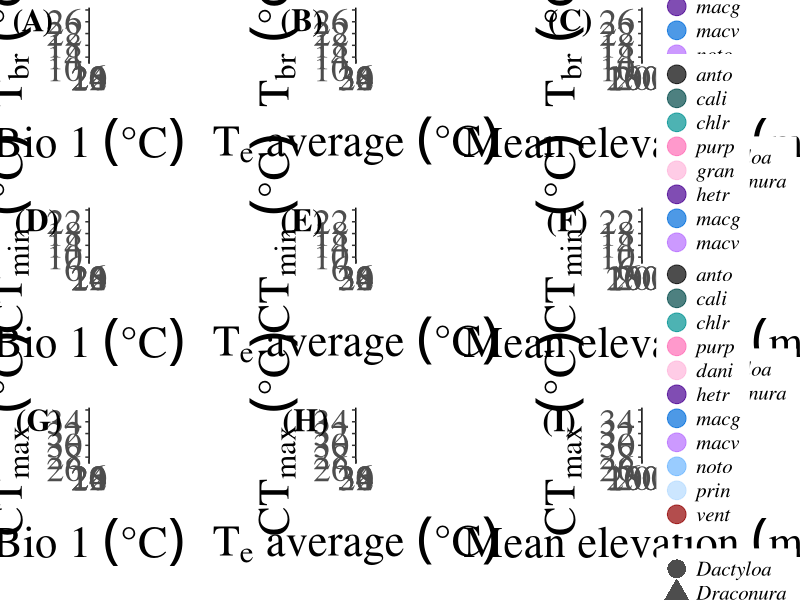

Generate this figure with R:
library(ggplot2)
library(plyr)
library(grid)
library(gridExtra)
library(cowplot)
library(ggrepel)


##########################################################################
######                                                              ######
######         Box plot for CTmax, CTmin and Bio                    ######
######         vs Elevation, Bio 1 and Te average                   ######
######         uses "New_PGLS_CTmax_Sept24.csv"                     ######
######         uses "New_PGLS_CTmin_Sept24.csv"                     ######
######         uses "New_PGLS_Tb_Sept24.csv"                        ######
######                                                              ######
##########################################################################

setwd("C:/Users/jhanc/Box/Investigacion/Investigaciones/Side projects/Anolis/CT/Last_analysis/NewTree")



###############
####       ####
#### CTmax ####
####       ####
###############
data <- read.csv("New_PGLS_CTmax_Sept24.csv", header=1)
attach(data)
head(data)

## CTmax vs Bio 1
bio1_ctmax <- ggplot(data, aes(x = bio1, y = ctmax, shape = clade)) +
  geom_point(aes(color = Sp), size = 6, alpha = 0.7) +
  geom_abline(intercept = 17.870792, slope = 0.612534, linewidth=1.5, linetype="dashed") + # pgls.SEy regression result
  geom_abline(intercept = 14.214171 , slope = 0.743273, linewidth=1.5, color = "#d8572a") + #Draconura
  geom_abline(intercept = 19.974116, slope = 0.520007, linewidth=1.5, color = "#004e98") + #Dactyloa
  
  scale_x_continuous(breaks = seq(16, 24, 2), limit = c(16, 24)) +
  scale_y_continuous(breaks = seq(26, 34, 2), limit = c(26, 34)) +
  
  theme_classic() +
  
  guides(col = guide_legend(nrow = 4, override.aes = list(size = 5)))+
  
  scale_color_manual(values=c("black", "#004949","#009292", "#ff6db6",
                              "#ffb6db","#490092", "#006ddb","#b66dff", 
                              "#6db6ff","#b6dbff", "#920000", "#924900",
                              "#24ff24","#ffff6d"),
                     breaks = c("antonii", "calimae", "chloris","chocorum", "danieli",
                                "heterodermus", "maculigula", "maculiventris",
                                "notopholis", "princeps", "ventrimaculatus"),
                     labels = c("anto", "calim", "chlr","purp", "dani",
                                "hetr", "macg", "macv",
                                "noto", "prin", "vent")) +

  theme(legend.position = "none",
        plot.margin = margin(0, 5, 1, 0.1, "cm"))+
  
  guides(color=guide_legend(ncol =2)) +
  
  xlab(expression(Bio~1~("°"*C))) +
  ylab(expression(CT[max]~("°"*C))) +
  
  theme(axis.text.x = element_text(family="serif", size = 26, lineheight = 0.9, vjust = 1)) +
  theme(axis.text.y = element_text(family="serif",size = 26, lineheight = 0.9, vjust = 1)) +
  theme(axis.title.y = element_text(family="serif",vjust=1.2, size=32)) +
  theme(axis.title.x = element_text(family="serif",vjust=-0.5, size=32))



## CTmax vs Elevation
ele_ctmax <- ggplot(data, aes(x = mid.ele, y = ctmax, shape = clade)) +
  geom_point(aes(color = Sp), size = 6, alpha = 0.7) +
  geom_abline(intercept = 33.71600, slope = -0.00275, linewidth=1.5, linetype="dashed") + #pgls.SEy regression results
  geom_abline(intercept = 34.21586, slope = -0.00422, linewidth=1.5, color = "#d8572a") + #Draconura
  geom_abline(intercept = 33.73064, slope = -0.00239, linewidth=1.5, color = "#004e98") + #Dactyloa

  scale_x_continuous(breaks = seq(200, 2600, 800), limit = c(200, 2600)) +
  scale_y_continuous(breaks = seq(26, 34, 2), limit = c(26, 34)) +
  
  theme_classic() +
  
  guides(col = guide_legend(nrow = 4, override.aes = list(size = 5)))+
  
  scale_color_manual(values=c("black", "#004949","#009292", "#ff6db6",
                              "#ffb6db","#490092", "#006ddb","#b66dff", 
                              "#6db6ff","#b6dbff", "#920000", "#924900",
                              "#24ff24","#ffff6d"),
                     breaks = c("antonii", "calimae", "chloris","chocorum", "danieli",
                                "heterodermus", "maculigula", "maculiventris",
                                "notopholis", "princeps", "ventrimaculatus"),
                     labels = c("anto", "cali", "chlr","purp", "dani",
                                "hetr", "macg", "macv",
                                "noto", "prin", "vent")) +
  
  theme(legend.key = element_rect(colour = "white"), 
        legend.background = element_rect(colour = "white"),
        legend.text=element_text(family="serif", size=15, face="italic"),
        legend.title=element_blank()) +
  
  guides(color=guide_legend(ncol =1)) +
  
  xlab(expression(Mean~elevation~(m))) +
  ylab(expression(CT[max]~("°"*C))) +

  theme(axis.text.x = element_text(family="serif", size = 26, lineheight = 0.9, vjust = 1)) +
  theme(axis.text.y = element_text(family="serif",size = 26, lineheight = 0.9, vjust = 1)) +
  theme(axis.title.y = element_text(family="serif",vjust=1.2, size=32)) +
  theme(axis.title.x = element_text(family="serif",vjust=-0.5, size=32))



# CTmax vs Te average
te_ctmax <- ggplot(data, aes(x = Te_ave, y = ctmax, shape = clade)) +
  geom_point(aes(color = Sp), size = 6, alpha = 0.7) +
  geom_abline(intercept = 7.538916, slope = 0.716098, linewidth=1.5, linetype="dashed") + #pgls.SEy regression results
  geom_abline(intercept = 3.543057 , slope = 0.819291, linewidth=1.5, color = "#d8572a") + #Draconura
  geom_abline(intercept = 10.359650, slope = 0.633801, linewidth=1.5, color = "#004e98") + #Dactyloa
  
  scale_x_continuous(breaks = seq(28, 36, 2), limit = c(28, 36)) +
  scale_y_continuous(breaks = seq(26, 34, 2), limit = c(26, 34)) +
  theme_classic() +
  guides(col = guide_legend(nrow = 4, override.aes = list(size = 5)))+
  
  scale_color_manual(values=c("black", "#004949","#009292", "#ff6db6",
                              "#ffb6db","#490092", "#006ddb","#b66dff", 
                              "#6db6ff","#b6dbff", "#920000", "#924900",
                              "#24ff24","#ffff6d"),
                     breaks = c("antonii", "calimae", "chloris","chocorum", "danieli",
                                "heterodermus", "maculigula", "maculiventris",
                                "notopholis", "princeps", "ventrimaculatus"),
                     labels = c("anto", "cali", "chlr","purp", "dani",
                                "hetr", "macg", "macv",
                                "noto", "prin", "vent")) +

  theme(legend.position = "none",
        plot.margin = margin(0, 5, 1, 0.1, "cm"))+
  
  guides(color=guide_legend(ncol =2)) +
  
  xlab(expression(T[e]~average~("°"*C))) +
  ylab(expression(CT[max]~("°"*C))) +
  
  theme(axis.text.x = element_text(family="serif", size = 26, lineheight = 0.9, vjust = 1)) +
  theme(axis.text.y = element_text(family="serif",size = 26, lineheight = 0.9, vjust = 1)) +
  theme(axis.title.y = element_text(family="serif",vjust=1.2, size=32)) +
  theme(axis.title.x = element_text(family="serif",vjust=-0.5, size=32))




###############
####       ####
#### CTmin ####
####       ####
###############
data2 = read.csv(file="New_PGLS_CTmin_Sept24.csv", header=TRUE)
attach(data2)
head(data2)

# CTmin vs Bio 1
bio1_ctmin <- ggplot(data2, aes(x = bio1, y = ctmin, shape = clade)) +
  geom_point(aes(color = Sp),  size = 6, alpha = 0.7) +
  geom_abline(intercept = 2.5443051, slope = 0.5664828, linewidth=1.5, linetype="dashed") + #pgls.SEy regression results
  geom_abline(intercept = 5.961357, slope = 0.409415, linewidth=1.5, color = "#d8572a") + #Draconura
  geom_abline(intercept = -2.8124277, slope = 0.8464473, linewidth=1.5, color = "#004e98") + #Dactyloa
  
  scale_x_continuous(breaks = seq(16, 24, 2), limit = c(16, 24)) +
  scale_y_continuous(breaks = seq(6, 22, 4), limit = c(6, 22)) +
  theme_classic() +
  
  guides(col = guide_legend(nrow = 4, override.aes = list(size = 5)))+
  
  scale_color_manual(values=c("black", "#004949","#009292", "#ff6db6",
                              "#ffb6db","#490092", "#006ddb","#b66dff", 
                              "#6db6ff","#b6dbff", "#920000", "#924900",
                              "#24ff24","#ffff6d"),
                     breaks = c("antonii", "calimae", "chloris","chocorum", "granuliceps",
                                "heterodermus", "maculigula", "maculiventris",
                                "notopholis", "princeps", "ventrimaculatus"),
                     labels = c("anto", "cali", "chlr","purp", "gran",
                                "hetr", "macg", "macv",
                                "noto", "prin", "vent")) +
  
  theme(legend.position = "none",
        plot.margin = margin(0, 5, 1, 0.1, "cm"))+
  
  guides(color=guide_legend(ncol =2)) +
  
  xlab(expression(Bio~1~("°"*C))) +
  ylab(expression(CT[min]~("°"*C))) +
  
  theme(axis.text.x = element_text(family="serif", size = 26, lineheight = 0.9, vjust = 1)) +
  theme(axis.text.y = element_text(family="serif",size = 26, lineheight = 0.9, vjust = 1)) +
  theme(axis.title.y = element_text(family="serif",vjust=1.2, size=32)) +
  theme(axis.title.x = element_text(family="serif",vjust=-0.5, size=32))


# CTmin vs Elevation
ele_ctmin <- ggplot(data2, aes(x = mid.ele, y = ctmin, shape = clade)) +
  geom_point(aes(color = Sp),  size = 6, alpha = 0.7) +
  geom_abline(intercept = 16.940582, slope = -0.002407, linewidth=1.5, linetype="dashed") + #pgls.SEy regression results
  geom_abline(intercept = 16.183112, slope = -0.001695, linewidth=1.5, color = "#d8572a") + #Draconura
  geom_abline(intercept = 18.892566, slope =  -0.003549, linewidth=1.5, color = "#004e98") + #Dactyloa
  
  scale_x_continuous(breaks = seq(200, 2600, 800), limit = c(200, 2600)) +
  scale_y_continuous(breaks = seq(6, 22, 4), limit = c(6, 22)) +
  theme_classic() +
  
  guides(col = guide_legend(nrow = 4, override.aes = list(size = 5)))+
  
  scale_color_manual(values=c("black", "#004949","#009292", "#ff6db6",
                              "#ffb6db","#490092", "#006ddb","#b66dff", 
                              "#6db6ff","#b6dbff", "#920000", "#924900",
                              "#24ff24","#ffff6d"),
                     breaks = c("antonii", "calimae", "chloris","chocorum", "granuliceps",
                                "heterodermus", "maculigula", "maculiventris",
                                "notopholis", "princeps", "ventrimaculatus"),
                     labels = c("anto", "cali", "chlr","purp", "gran",
                                "hetr", "macg", "macv",
                                "noto", "prin", "vent")) +
  
  theme(legend.key = element_rect(colour = "white"), 
        legend.background = element_rect(colour = "white"),
        legend.text=element_text(family="serif", size=15, face="italic"),
        legend.title=element_blank()) +
  
  guides(color=guide_legend(ncol =1)) +
  
  xlab(expression(Mean~elevation~(m))) +
  ylab(expression(CT[min]~("°"*C))) +
  
  theme(axis.text.x = element_text(family="serif", size = 26, lineheight = 0.9, vjust = 1)) +
  theme(axis.text.y = element_text(family="serif",size = 26, lineheight = 0.9, vjust = 1)) +
  theme(axis.title.y = element_text(family="serif",vjust=1.2, size=32)) +
  theme(axis.title.x = element_text(family="serif",vjust=-0.5, size=32))


# CTmin vs Te average
te_ctmin <- ggplot(data2, aes(x = Te_ave, y = ctmin, shape = clade)) +
  geom_point(aes(color = Sp), size = 6, alpha = 0.7) +
  geom_abline(intercept = -6.083262, slope = 0.638362, linewidth=1.5, linetype="dashed") + #pgls.SEy regression results
  geom_abline(intercept = 0.0401898, slope = 0.4527722, linewidth=1.5, color = "#d8572a") + #Draconura
  geom_abline(intercept = -12.281122, slope = 0.837458, linewidth=1.5, color = "#004e98") + #Dactyloa
  
  scale_x_continuous(breaks = seq(28, 36, 2), limit = c(28, 36)) +
  scale_y_continuous(breaks = seq(6, 22, 4), limit = c(6, 22)) +
  theme_classic() +
  guides(col = guide_legend(nrow = 4, override.aes = list(size = 5)))+
  
  scale_color_manual(values=c("black", "#004949","#009292", "#ff6db6",
                              "#ffb6db","#490092", "#006ddb","#b66dff", 
                              "#6db6ff","#b6dbff", "#920000", "#924900",
                              "#24ff24","#ffff6d"),
                     breaks = c("antonii", "calimae", "chloris","chocorum", "granuliceps",
                                "heterodermus", "maculigula", "maculiventris",
                                "notopholis", "princeps", "ventrimaculatus"),
                     labels = c("anto", "cali", "chlr","purp", "gran",
                                "hetr", "macg", "macv",
                                "noto", "prin", "vent")) +
  
  theme(legend.position = "none",
        plot.margin = margin(0, 5, 1, 0.1, "cm"))+
  
  guides(color=guide_legend(ncol =2)) +
  
  xlab(expression(T[e]~average~("°"*C))) +
  ylab(expression(CT[min]~("°"*C))) +
  
  theme(axis.text.x = element_text(family="serif", size = 26, lineheight = 0.9, vjust = 1)) +
  theme(axis.text.y = element_text(family="serif",size = 26, lineheight = 0.9, vjust = 1)) +
  theme(axis.title.y = element_text(family="serif",vjust=1.2, size=32)) +
  theme(axis.title.x = element_text(family="serif",vjust=-0.5, size=32))




###############
####       ####
####  Tb   ####
####       ####
###############
data3 = read.csv(file="New_PGLS_Tb_Sept24.csv", header=TRUE)
attach(data3)
head(data3)

# Tb vs Bio 1
bio1_breadth <- ggplot(data3, aes(x = bio1, y = breadth, shape = clade)) +
  geom_point(aes(color = species),  size = 6, alpha = 0.7) +
  geom_abline(intercept = 20.01982, slope = -0.17527, linewidth=1.5, linetype="dashed") + #pgls regression results
  geom_abline(intercept = 13.47216, slope = 0.10344, linewidth=1.5, color = "#d8572a") + #Draconura
  geom_abline(intercept =  22.03476, slope =  -0.26161, linewidth=1.5, color = "#004e98") + #Dactyloa
  
  scale_x_continuous(breaks = seq(16, 24, 2), limit = c(16, 24)) +
  scale_y_continuous(breaks = seq(10, 26, 4), limit = c(10, 26)) +
  theme_classic() +
  
  guides(col = guide_legend(nrow = 4, override.aes = list(size = 5)))+
  
  scale_color_manual(values=c("black", "#004949","#009292", "#ff6db6",
                              "#ffb6db","#490092", "#006ddb","#b66dff", 
                              "#6db6ff","#b6dbff", "#920000", "#924900",
                              "#24ff24","#ffff6d"),
                     breaks = c("antonii", "calimae", "chloris","chocorum",
                                "heterodermus", "maculigula", "maculiventris",
                                "notopholis", "princeps", "ventrimaculatus"),
                     labels = c("anto", "cali", "chlr","purp",
                                "hetr", "macg", "macv",
                                "noto", "prin", "vent")) +
  
  theme(legend.position = "none",
        plot.margin = margin(0, 5, 1, 0.1, "cm"))+
  
  guides(color=guide_legend(ncol =2)) +
  
  xlab(expression(Bio~1~("°"*C))) +
  ylab(expression(T[br]~("°"*C))) +
  
  theme(axis.text.x = element_text(family="serif", size = 26, lineheight = 0.9, vjust = 1)) +
  theme(axis.text.y = element_text(family="serif",size = 26, lineheight = 0.9, vjust = 1)) +
  theme(axis.title.y = element_text(family="serif",vjust=1.2, size=32)) +
  theme(axis.title.x = element_text(family="serif",vjust=-0.5, size=32))


## Tb vs Elevation
ele_breadth <- ggplot(data3, aes(x = mid.ele, y = breadth, shape = clade)) +
  geom_point(aes(color = species),  size = 6, alpha = 0.7) +
  geom_abline(intercept = 1.5688e+01, slope = 6.3415e-04, linewidth=1.5, linetype="dashed") + #pgls regression results
  geom_abline(intercept = 16.4687773, slope = -0.0010010, linewidth=1.5, color = "#d8572a") + #Draconura
  geom_abline(intercept = 1.5553e+01, slope =  9.5644e-04, linewidth=1.5, color = "#004e98") + #Dactyloa
  
  scale_x_continuous(breaks = seq(200, 2600, 800), limit = c(200, 2600)) +
  scale_y_continuous(breaks = seq(10, 26, 4), limit = c(10, 26)) +
  theme_classic() +
  
  guides(col = guide_legend(nrow = 4, override.aes = list(size = 5)))+
  
  scale_color_manual(values=c("black", "#004949","#009292", "#ff6db6",
                              "#ffb6db","#490092", "#006ddb","#b66dff", 
                              "#6db6ff","#b6dbff", "#920000", "#924900",
                              "#24ff24","#ffff6d"),
                     breaks = c("antonii", "calimae", "chloris","chocorum",
                                "heterodermus", "maculigula", "maculiventris",
                                "notopholis", "princeps", "ventrimaculatus"),
                     labels = c("anto", "cali", "chlr","purp",
                                "hetr", "macg", "macv",
                                "noto", "prin", "vent")) +
  
  theme(legend.key = element_rect(colour = "white"), 
        legend.background = element_rect(colour = "white"),
        legend.text=element_text(family="serif", size=15, face="italic"),
        legend.title=element_blank()) +
  guides(color=guide_legend(ncol =1)) +
  
  xlab(expression(Mean~elevation~(m))) +
  ylab(expression(T[br]~("°"*C))) +
  
  theme(axis.text.x = element_text(family="serif", size = 26, lineheight = 0.9, vjust = 1)) +
  theme(axis.text.y = element_text(family="serif",size = 26, lineheight = 0.9, vjust = 1)) +
  theme(axis.title.y = element_text(family="serif",vjust=1.2, size=32)) +
  theme(axis.title.x = element_text(family="serif",vjust=-0.5, size=32))



te_breadth <- ggplot(data3, aes(x = te_ave, y = breadth, shape = clade)) +
  geom_point(aes(color = species), size = 6, alpha = 0.7) +
  geom_abline(intercept = 23.38013, slope = -0.21846, linewidth=1.5, linetype="dashed") + #pgls regression results
  geom_abline(intercept = 11.96686, slope = 0.11462, linewidth=1.5, color = "#d8572a") + #Draconura
  geom_abline(intercept = 27.12141, slope = -0.32811, linewidth=1.5, color = "#004e98") + #Dactyloa
  
  scale_x_continuous(breaks = seq(28, 36, 2), limit = c(28, 36)) +
  scale_y_continuous(breaks = seq(10, 26, 4), limit = c(10, 26)) +
  theme_classic() +
  guides(col = guide_legend(nrow = 4, override.aes = list(size = 5)))+
  
  scale_color_manual(values=c("black", "#004949","#009292", "#ff6db6",
                              "#ffb6db","#490092", "#006ddb","#b66dff", 
                              "#6db6ff","#b6dbff", "#920000", "#924900",
                              "#24ff24","#ffff6d"),
                     breaks = c("antonii", "calimae", "chloris","chocorum",
                                "heterodermus", "maculigula", "maculiventris",
                                "notopholis", "princeps", "ventrimaculatus"),
                     labels = c("anto", "cali", "chlr","purp",
                                "hetr", "macg", "macv",
                                "noto", "prin", "vent")) +
  
  theme(legend.position = "none",
        plot.margin = margin(0, 5, 1, 0.1, "cm"))+
  
  guides(color=guide_legend(ncol =2)) +
  
  xlab(expression(T[e]~average~("°"*C))) +
  ylab(expression(T[br]~("°"*C))) +
  
  theme(axis.text.x = element_text(family="serif", size = 26, lineheight = 0.9, vjust = 1)) +
  theme(axis.text.y = element_text(family="serif",size = 26, lineheight = 0.9, vjust = 1)) +
  theme(axis.title.y = element_text(family="serif",vjust=1.2, size=32)) +
  theme(axis.title.x = element_text(family="serif",vjust=-0.5, size=32))



################################
####                        ####
####  Let's save our plot   ####
####                        ####
################################

##############
## Let's save our plot

png("BoxPlot_Sept25_Main.png", height = 16, width = 18, units = "in", res = 300)

plot_grid(bio1_breadth, te_breadth, ele_breadth,  bio1_ctmin, te_ctmin, ele_ctmin,  bio1_ctmax, te_ctmax, ele_ctmax, 
          labels = c("(A)", "(B)", "(C)","(D)", "(E)", "(F)","(G)", "(H)", "(I)"),
          ncol = 3, nrow = 3, label_fontfamily = "serif", label_size = 23,
          align = "h", label_x = -0.03, label_y = 1.009, label_fontface = "bold")

dev.off()
